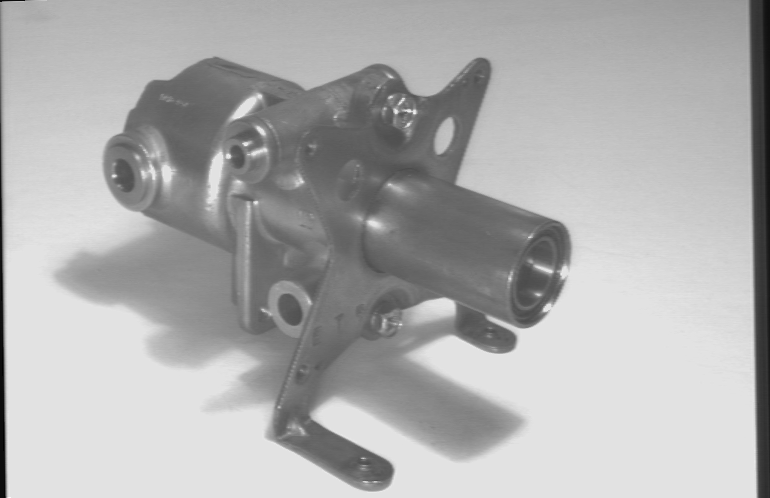
#> input picture Versuch 1/shaft.bmp, 770 x 498 px
$ jupyter execute Bildverarbeitungsbeispiel.ipynb   (shell and % lines are left out)
#> lines starting #> are read from the running program, lines starting #| are printed output that depends on the picture; long printed decimals are rounded
[cell 1]
# Alle Variablen löschen ohne zu fragen.
# Hierdurch werden Seiteneffekte vermieden.

[cell 2]
# Liste der Variablen ausgeben

# Kurze Anmerkung zu Beginn

#### Im folgenden Notebook wird eine Pixel-orientierte Bildoperation beispielhaft gezeigt.

Dabei wird mit zwei geschachtelten for-Schleifen Pixel für Pixel über des Bild iteriert.
Da Python (wie auch Matlab) eine interpretierte Sprache ist, ist dieses Vorgehen sehr (!) ineffizient.

Da es in den Praktikumsversuchen um das Verständnis der Algorithmen geht, wählen wir trotzdem diesen ineffizienten  Weg, d.h. auf der Basis von for-Schleifen über die Bildpunkte.

Sehr effizient ist hingegen (besonders unter Python und Matlab), wenn die durchzuführenden Anwendungen auf der Basis von Vektor- und Matrixoperationen arbeiten (z.B. mit der Python-Bibliothek "numpy"). Das ist auch mit maschienennahem Code kaum zu toppen.

Für Projekte, die eine sehr effiziente Verarbeitung großer Bilddatenmengen erfordern (z.B. Machine-Learning-Projekte), stehen unter Python sehr leistungsfähige Bildverarbeitungsbibliotheken zur Verfügung (skimage, sklearn, opencv, usw.). Diese beinhalten umfangreiche Bildverarbeitungsmethoden.

[cell 3]

# Laden der verwendeten Bibliotheken
from PIL import Image
import   numpy  as np
import   scipy
import   matplotlib                 # https://matplotlib.org/3.1.1/tutorials/index.html
import   matplotlib.pyplot as plt   # https://matplotlib.org/tutorials/introductory/pyplot.html
import   sklearn
import   skimage
from     skimage import data
import   time
from     scipy import signal

## PIL-Images

#### Folgende Aktionen lassen sich vorteihaft mit PIL-Befehlen durchführen:
- Laden und Speichern von von Bildern
- Bildausschnitte erzeugen
- Bilder skalieren und rotieren (mit verschiedenen Interpolationsverfahren)
- Bilder übereinanderlegen (überblenden)
- Farbtransformation
- uvm.

Mehr Informationen zu PIL-Images und -methoden findet man unter :
https://pillow.readthedocs.io/en/3.1.x/reference/Image.html

Für die Verarbeitung von Bildern auf Bildpunktebene (Pixelverarbeitung) ist es jedoch günstiger, die PIL-Images in numpy-Arrays umzuwandeln (s.u.).

[cell 4]
# Bild laden mit PIL
img = Image.open("shaft.bmp")
#> img is the input picture: PIL image 770x498 L; min 0, max 255, mean 174.1
#img = Image.open("circle.bmp")
#img = Image.open("boat512.bmp")
#img = Image.open("tasse1.bmp")

[cell 5]
# PIL-Image darstellen
img

## Liste der PIL-Images-Bildtypen

Die PIL-Bibliothek unterstützt viele unterschiedliche Grau- und Farbbild-Datentypen (Modes):

[cell 6]
# Informationen über PIL-Image
print('format =', img.format)
#| format = BMP
print('info   =', img.info)
#| info   = {'dpi': (71.984, 71.984), 'compression': 0}
print()
print('size   =', img.size,)
#| size   = (770, 498)
print('mode   =', img.mode)  # 'L' = 8-bit-unsigned
#| mode   = L

[cell 7]
# Beispiel:  Bildausschnitt erzeugen mit PIL-Bild
region = img.crop((50, 50, 700, 450))  # oben links - unten rechts
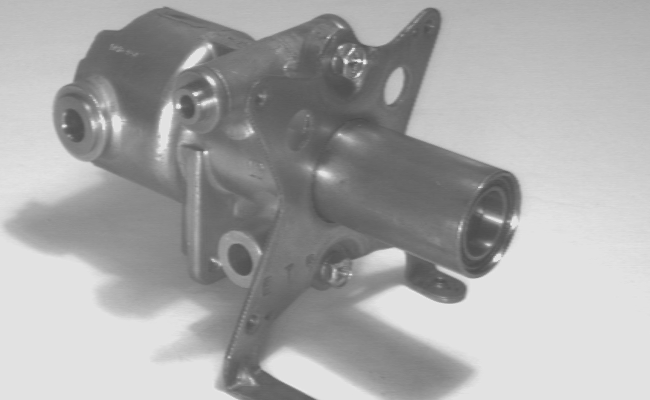
#> region: PIL image 650x400 L; min 75, max 242, mean 167.7
region

[cell 8]
# Beispiel:  Verkleinerung von Bildern
size = (int(img.width/4), int(img.height/4)) # Bildgröße bestimmen und in einem Tupel zusammenfassen
#> size = (192, 124)
imgsmall = img.resize(size, resample=1)      # Nearest-Neighbour (0), Bilinear (1), Bicubic (2), Lanczos (3)
imgsmall

# numpy : Vektoren, Arrays, lineare Algebra und vieles mehr ...
Die aktuelle Dokumentation findet man unter:
https://numpy.org/doc/1.18/

Der Zugriff auf einzelne Bildmatrix-Elemente ist unter numpy günstiger.
Daher nun der Wechsel von PIL-Images zu numpy-Arrays.

[cell 9]
print('Installierte Numpy-Version = ', np.__version__)

[cell 10]
# PIL-Image in ein numpy-Array umwandeln
img2 = np.array(region)
img2

[cell 11]
# Informationen über numpy-Array
print('shape =', img2.shape)
#| shape = (400, 650)
print('type  =', img2.dtype)
#| type  = uint8
print('min   =', img2.min())
#| min   = 75
print('max   =', img2.max())
#| max   = 242

[cell 12]
# Histogramm des Bildes anzeigen
plt.figure(figsize = (6,3))

plt.hist(img2.flatten(), bins=64)

plt.xlabel('Wert')
plt.ylabel('Häufigkeit')
plt.title('Histogramm')
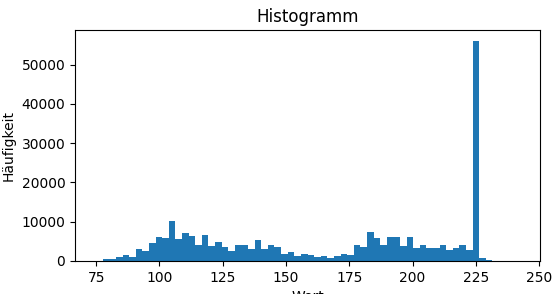
#> figure drawn by matplotlib, 1 panel; tallest bar 56033 high, from x = 223.7 to 226.3

[cell 13]
# in höheren Datentyp umwandeln  (uint8 --> int), damit Ergebnisse nicht beschnitten werden !

srcpic  = np.copy(img2)      # eine echte Kopie anlegen
srcpic  = srcpic.astype(int) # und in den Datentyp int umwandeln

print('srcpic.dtype     = ', srcpic.dtype)
#| srcpic.dtype     =  int64

[cell 14]
# Selbstgeschriebene Schärfungsfunktion
# ------------------------------------------------------
# Verwendet wird die Faltungsmaske (4-er-Nachbarschaft):
#      -1
#   -1 +5 -1
#      -1
#
# In : int32-Bild
# Out: int32-Bild

def MySharp(src):

    # Zielbilder anlegen
    dst = np.copy(src)

    # Größe des Quellbildes bestimmen
    ysize = src.shape[0]
#> ysize = 400
    xsize = src.shape[1]
#> xsize = 650

    print('Bildgröße =', xsize, '/',  ysize)
#| Bildgröße = 650 / 400

    src = src.astype(int)
    dst = dst.astype(int)

    for y in range(1,ysize-1):
        for x in range(1,xsize-1):
            dst[y][x] = (5*src[y][x] - src[y][x-1] - src[y][x+1] - src[y-1][x] - src[y+1][x])
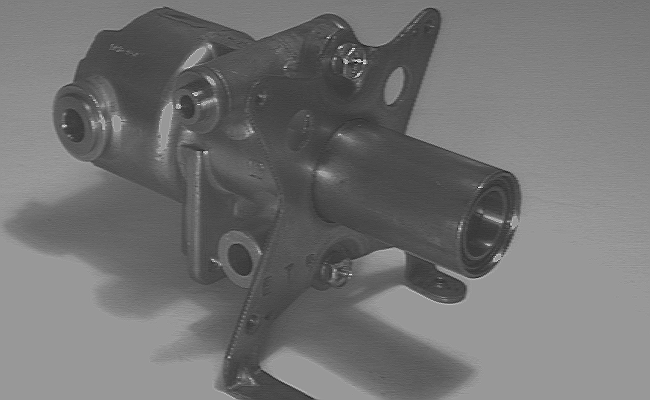
#> dst: shape (400, 650) int64; min -13, max 387, mean 167.7; drawn with min black and max white
    return dst

[cell 15]
start = time.time()

# Schärfungsoperator aufrufen
mw_img = MySharp(srcpic)

ende   = time.time()
print('Runtime   = {:5.3f}s'.format(ende-start))

print('dtype     = ', mw_img.dtype)
#| dtype     =  int64

[cell 16]
pic = mw_img;


plt.figure(figsize = (10,11))

plt.subplot(211)
plt.imshow(srcpic, cmap='gray', vmin=0, vmax=255)
plt.subplot(212)
plt.imshow(pic, cmap='gray', vmin=0, vmax=255)
plt.suptitle('Schärfungsoperator : vorher - nachher')
plt.show()
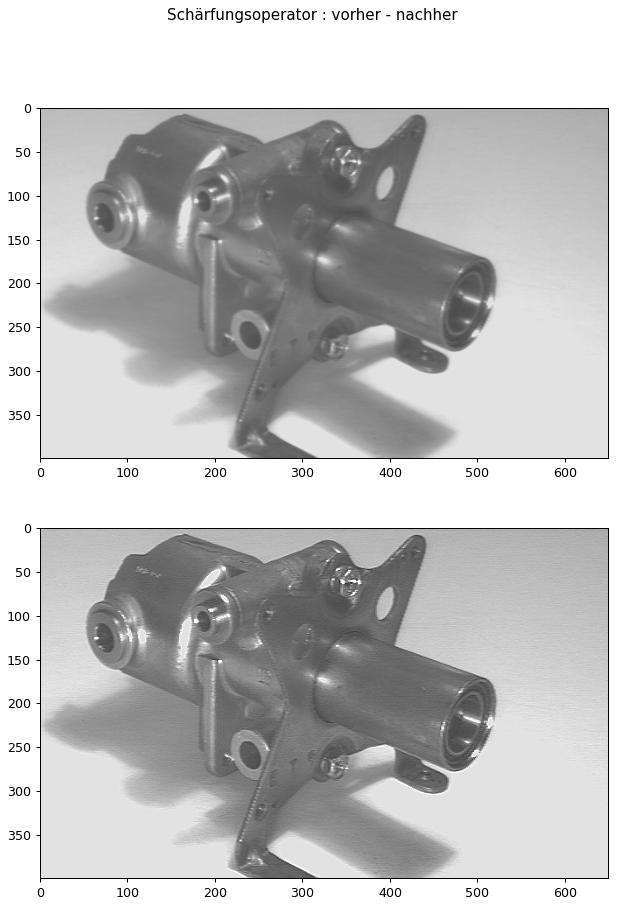
#> figure drawn by matplotlib, 2 panels

# Informationen zum Bild
print('min/max =', pic.min(), pic.max())
#| min/max = -13 387
print('shape   =', pic.shape)
#| shape   = (400, 650)
print('dtype   =', pic.dtype)
#| dtype   = int64

[cell 17]
# Zum Vergleich: Laufzeit bei Nutzung der scipy-2d-Faltungsoperation

mask = np.array([[0, -1, 0],
                 [-1, 5, -1],
                 [0, -1, 0]])

start = time.time()
shpic = signal.convolve2d(srcpic, mask)
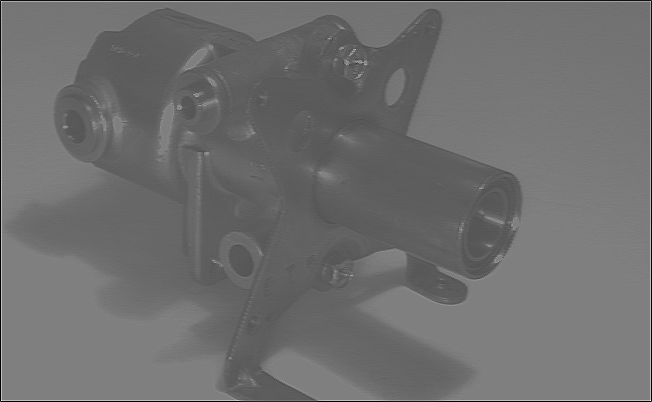
#> shpic: shape (402, 652) int64; min -229, max 678, mean 166.3; drawn with min black and max white
ende  = time.time()
print('Runtime   = {:5.3f}s'.format(ende-start))
